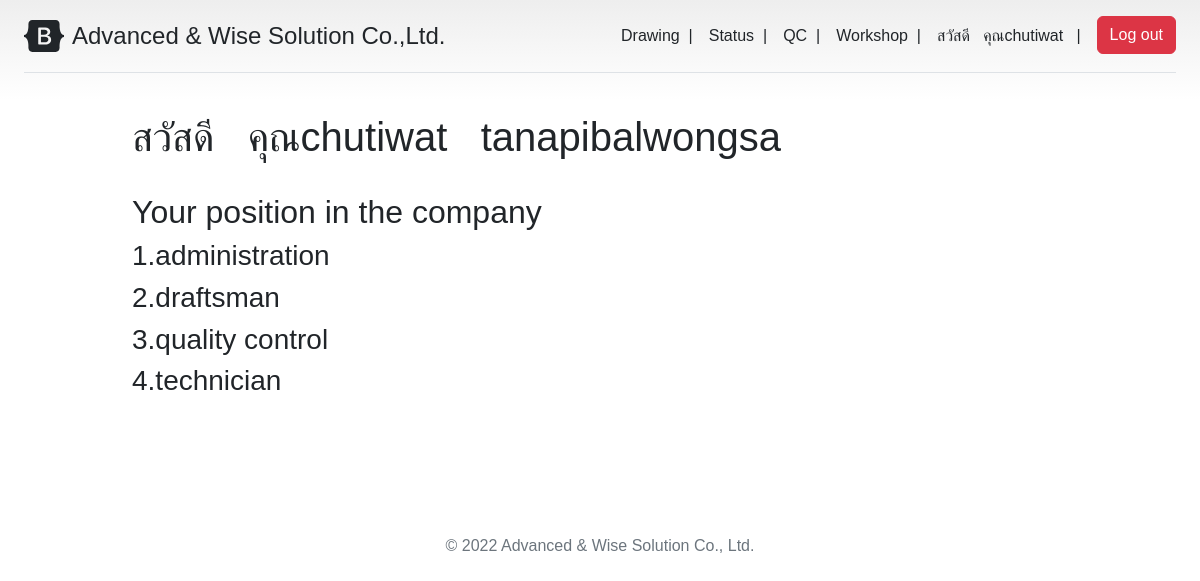
Page /aws-system-intranet/intranet-home/ (signed in) on the committed database.
### employee_data/models.py (models this page shows, shortened)
class CompanyPosition(models.Model):
    position_name = models.CharField(max_length=50, null=True, blank=True)

### employee_data/views.py (the view)
# urls.py: path('intranet-home/', EmployeeHome, name='aws-system-home'),
def EmployeeHome(request):
    context = {}
    login_user_position_list=[]
    login_username = request.user.username
    user_detail = User.objects.get(username=login_username)
    employee_profile = EmployeeProfile.objects.get(user = user_detail.pk)
    position_list = ProfilePosition.objects.filter(profile_id = employee_profile.pk)
    for user_position in position_list:
        position_name = CompanyPosition.objects.get(pk=user_position.position_id.pk)
        login_user_position_list = np.append(login_user_position_list,position_name.position_name)
    print(len(login_user_position_list))
    if len(login_user_position_list) != 0:
        context['position_list'] = login_user_position_list
        context['position_status'] = True
        return render(request, 'employee_data/employee_data-home.html', context)
    else:
        context['position_status'] = False
        return render(request, 'employee_data/employee_data-home.html')

### employee_data/template/employee_data/employee_data-home.html (shortened to what this page needs)
{% extends 'employee_data/employee_data-base.html' %}
{% block employee-main-content %}
{% if user.is_authenticated %}
  <h1>สวัสดี &nbsp; คุณ{{ request.user.first_name }} &nbsp; {{ request.user.last_name }} </h1>
  <br>
  {% if position_status == True %}
    <h2>Your position in the company</h2>
    {% for position in position_list %}
      <h3>{{ forloop.counter }}.{{ position }}</h3>
    {% endfor %}
  {% else %}
    <h2>Waiting HR or admin assign your position in the company.</h2>
  {% endif %}
{% endif %}
{% endblock employee-main-content %}

### employee_data/template/employee_data/employee_data-base.html (shortened to what this page needs)
{% load static %}
<!doctype html>
<html lang="en">
  <head>
    <link href="{% static 'css/bootstrap_min.css' %}" rel="stylesheet">
    <link href="{% static 'css/pricing.css' %}" rel="stylesheet">
  </head>
  <body>
    <div class="container-fluid py-3">
      <div class="container-fluid">
        <header>
            <div class="d-flex flex-column flex-md-row align-items-center pb-3 mb-4 border-bottom">
              <a href="/" class="d-flex align-items-center text-dark text-decoration-none">
                <span class="fs-4">Advanced & Wise Solution Co.,Ltd.</span>
              </a>
              <nav class="d-inline-flex mt-2 mt-md-0 ms-md-auto">
                {% if user.is_authenticated %}
                  {% if position_status == True %}
                    {% for position in position_list %}
                      {% if position == 'technician' %}
                        <a class="me-3 py-2 text-dark text-decoration-none" href="/aws-system-intranet/workshop-home/" >Workshop&nbsp;&nbsp;|</a>
                      {% endif %}
                      {% if position == 'quality control' %}
                        <a class="me-3 py-2 text-dark text-decoration-none" href="/aws-system-intranet/qc-home/" >QC&nbsp;&nbsp;|</a>
                      {% endif %}
                      {% if position == 'draftsman' %}
                        <a class="me-3 py-2 text-dark text-decoration-none" href="/aws-system-intranet/drawing-upload/" >Drawing&nbsp;&nbsp;|</a>
                      {% endif %}
                      {% if position == 'draftsman' %}
                        <a class="me-3 py-2 text-dark text-decoration-none" href="/aws-system-intranet/drawing-status/" >Status&nbsp;&nbsp;|</a>
                      {% endif %}
                    {% endfor %}
                  {% endif %}
                  <a class="me-3 py-2 text-dark text-decoration-none" href="{% url 'aws-system-home' %}" >สวัสดี &nbsp; คุณ{{ request.user.first_name }} &nbsp;&nbsp;|</a>
                  <form method="POST" action='{% url "logout-page" %}' novalidate>
                    <button type="submit" class="btn btn-danger">Log out</button>
                  </form>
                {% endif %}
              </nav>
            </div>
        </header>
      </div>
      <div class="container py-3">
        {% block employee-main-content %}
        {% endblock employee-main-content %}
      </div>
    </div>
  </body>
  <footer class="my-5 pt-5 text-muted text-center text-small">
    <p class="mb-1">&copy; 2022 Advanced & Wise Solution Co., Ltd.</p>
  </footer>
</html>

### static/css/pricing.css (style rules this page uses)
body { background-image: linear-gradient(180deg, #eee, #fff 100px, #fff); }
.container { max-width: 960px; }

### employee_data/template/employee_data/employee_data-base.html (style rules this page uses)
body { min-height: 100vh; font-family: Arial; }

### rows in the picture
CompanyPosition: position_name "administration"
CompanyPosition: position_name "draftsman"
CompanyPosition: position_name "quality control"
CompanyPosition: position_name "technician"

### other values in the picture
{{ request.user.first_name }} "chutiwat"
{{ request.user.last_name }} "tanapibalwongsa"
